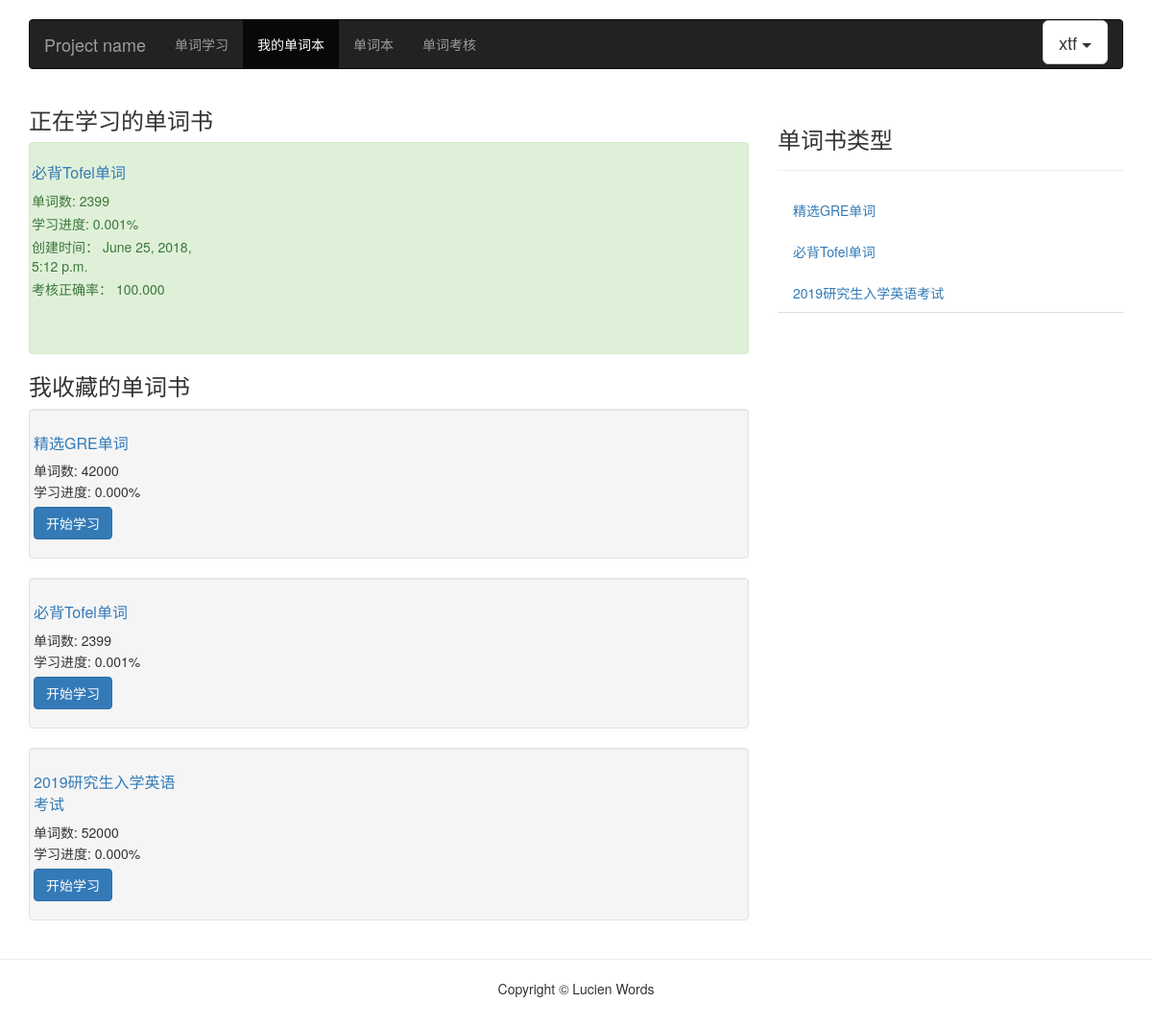
Screenshot of /account/learn/wordbook/mine (signed in) with the database file from the repository.
### learn/models.py (models this page shows, shortened)
class WordBook(models.Model):
    title = models.CharField(blank=True, max_length=50,
                                   verbose_name=u"书名")
    description = models.CharField(blank=True, max_length=200,
                                   verbose_name=u"描述")
    uploaded_user = models.ForeignKey(User, verbose_name=u"上传人", on_delete=models.CASCADE)
    word_num = models.IntegerField(default=1000, verbose_name=u"单词数")
    class Meta:
        verbose_name = u"单词本"
        verbose_name_plural = verbose_name

class LearningRecord(models.Model):
    user = models.ForeignKey(User, verbose_name=u"用户", on_delete=models.CASCADE)
    wordbook = models.ForeignKey(WordBook, verbose_name=u"单词本", on_delete=models.CASCADE)
    islearning = models.IntegerField(default=0, verbose_name=u"正在学习")
    learn_time = models.DateTimeField(default=datetime.now,
                                      verbose_name=u"学习时间")
    duration = models.IntegerField(default=0, verbose_name=u"学习时长")
    correct_rate = models.IntegerField(default=100, verbose_name=u"正确率")
    haslearned = models.IntegerField(default=0, verbose_name=u"已经学习")
    class Meta:
        verbose_name = u"学习记录"
        verbose_name_plural = verbose_name

### learn/views.py (the view, shortened to what this page needs)
# urls.py: path('wordbook/mine', views.mywordbook, name='mywordbook'),
@login_required
def mywordbook(request):
    passed = {}
    user = request.user
    passed['username'] = user.username
    passed['wordbook_info'] = get_all_books()
    print(request.method)
    userplans = LearningPlan.objects.filter(user=user)
    plan_books = []
    for plan in userplans:
        record = LearningRecord.objects.get(user=user, wordbook=plan.wordbook)
        if record.islearning:
            passed['learningbook'] = plan.wordbook.title
            passed['learningbook_num'] = plan.wordbook.word_num
            passed['learningbook_rate'] = 0 if plan.wordbook.word_num == 0 else "%.3f" % (record.haslearned/plan.wordbook.word_num)
            passed['learning_book_time'] = record.learn_time
            passed['learning_book_score'] = "%.3f" % record.correct_rate
            passed['learningbook_id'] = plan.wordbook.id
        info = {}
        info['title'] = plan.wordbook.title
        info['num'] = plan.wordbook.word_num
        if plan.wordbook.word_num == 0:
            info['rate'] = float(0)
        else:
            info['rate'] = "%.3f" % (record.haslearned/plan.wordbook.word_num)
        info['book_id'] = plan.wordbook.id
        plan_books.append(info)
    passed['plan_book'] = plan_books
    if request.method == "GET":
        return render(request, 'mywordbook.html', passed)
    else:
        return HttpResponse(json.dumps(passed, cls=DateEncoder), content_type='application/json')

### learn/views.py (called while the page is built)
def get_all_books():
    all_wordbooks = WordBook.objects.all()
    wordbook_info = []
    for wordbook in all_wordbooks:
        info = {}
        info['title'] = wordbook.title
        info['description'] = wordbook.description
        info['uploaded_user'] = wordbook.uploaded_user.username
        info['word_num'] = wordbook.word_num
        info['wordbook_id'] = wordbook.id
        wordbook_info.append(info)
    return wordbook_info

### learn/templates/mywordbook.html (shortened to what this page needs)
<!DOCTYPE html>
{% load static %}
<html lang="zh-CN">
  <head>
    <link href="https://cdn.bootcss.com/bootstrap/3.3.7/css/bootstrap.min.css" rel="stylesheet">
    <link href="{% static 'css/font-awesome.min.css' %}" rel="stylesheet">
    <link href="{% static 'css/ie10-viewport-bug-workaround.css'%}" rel="stylesheet">
    <link href="{% static 'css/navbar.css'%}" rel="stylesheet">
    <link rel="stylesheet" type="text/css" href="{% static 'css/wordbook.css'%}">
  </head>
  <body>
    <div class="container">
      <nav class="navbar navbar-inverse">
        <div class="container-fluid">
          <div class="navbar-header">
            <a class="navbar-brand" href="#">Project name</a>
          </div>
          <div id="navbar" class="navbar-collapse collapse">
            <ul class="nav navbar-nav">
              <li><a href="{% url 'learn:learnindex' %}">单词学习</a></li>
              <li class="active"><a href="{% url 'learn:mywordbook' %}">我的单词本</a></li>
              <li><a href="{% url 'learn:wordbook' %}">单词本</a></li>
              <li><a href="{% url 'learn:voctest' %}">单词考核</a></li>
            </ul>
            <ul class="nav navbar-nav navbar-right">
              <div class="btn-group">
              <button type="button" class="btn btn-default btn-lg dropdown-toggle" data-toggle="dropdown" aria-haspopup="true" aria-expanded="false">
                {{username}} <span class="caret"></span>
              </button>
            </div>
            </ul>
          </div>
        </div>
      </nav>
    </div>
      <div class="container">
        <div class="row">
          <div class="col-sm-8 col-md-8">
                <div class="tabbable">
                        <div class="tab-content">
                            <div class="tab-pane active" id="wordbook-tab">
                                <h3>正在学习的单词书</h3>
                                <div class="alert alert-success" role="alert">
                                    <div class="row">
                                        <div class="col-md-3 wordbook-detail-container">
                                            <div class="row">
                                                <div class="wordbook-basic-info span">
                                                    <div title="{{ learningbook }}" class="wordbook-learning-title">
                                                        <a href="{% url 'learn:wordbookunit' %}?id={{learningbook_id}}" id="learningbook">{{ learningbook }}</a>
                                                    </div>
                                                    <div class="wordbook-learning">
                                                        <span>单词数: </span> <span id="learningbook_num">{{ learningbook_num }}</span><br/>
                                                    </div>
                                                    <div class="wordbook-learning">
                                                        <span>学习进度: </span> <span id="learningbook_rate">{{ learningbook_rate }}&#37;</span>
                                                    </div>
                                                    <div class="wordbook-learning">
                                                        <span>创建时间： </span> <span id="learning_book_time">{{ learning_book_time }}</span>
                                                    </div>
                                                    <div class="wordbook-learning">
                                                            <span>考核正确率： </span> <span id="learning_book_scores">{{ learning_book_score }}</span>
                                                    </div>
                                                </div>
                                            </div>
                                        </div>
                                    </div>
                                </div>
                                <h3>我收藏的单词书</h3>
                                {% for book in plan_book %}
                                <div class="well">
                                    <div class="row">
                                        <div class="col-md-3 wordbook-detail-container">
                                            <div class="row">
                                                <div class="wordbook-basic-info span">
                                                    <div title="{{book.title}}" class="wordbook-title">
                                                        <a href="{% url 'learn:wordbookunit' %}?id={{book.book_id}}">{{book.title}}</a>
                                                    </div>
                                                    <div class="wordbook-count">
                                                        <span>单词数: </span>{{book.num}}<br/>
                                                    </div>
                                                    <div id="wordbook-master-percent" class="wordbook-info">
                                                        <span>学习进度: </span> {{book.rate}}&#37;
                                                    </div>
                                                    <div class="activate">
                                                        <button class="btn btn-primary btn-start-to-learn-wordbook" data-toggle="modal" data-target="#myModal{{book.book_id}}">开始学习</button>
                                                    </div>
                                                </div>
                                            </div>
                                        </div>
                                    </div>
                                </div>
                                {% endfor %}
                            </div>
                        </div>
                    </div>
          </div>
          <div class="col-sm-4 col-md-4">
            <div class="page-header">
                    <h3>单词书类型</h3>
            </div>
            <ul class="nav nav-tabs nav-stacked">
                {% for book in wordbook_info %}
                    <li data="10"><a href="{% url 'learn:wordbookunit' %}?id={{book.wordbook_id}}">{{book.title}}</a></li>
                {% endfor %}
            </ul>
          </div>
        </div>
      </div>
    <hr>
    <footer>
        <div class="row">
            <div class="col-lg-12">
                <p class="text-center">Copyright &copy; Lucien Words</p>
            </div>
        </div>
    </footer>
  </body>
</html>

### static/css/navbar.css (style rules this page uses)
body { padding-top: 20px; padding-bottom: 20px; }
.navbar { margin-bottom: 20px; }

### static/css/wordbook.css (style rules this page uses)
html { overflow-y: scroll; }
.wordbook-detail-container .wordbook-title { font-size: 16px; padding: 5px 0; max-width: 150px; }
.wordbook-detail-container .wordbook-count { padding: 2px 0px; }
.wordbook-detail-container .row { position: relative; }
.wordbook-detail-container .wordbook-basic-info { margin-bottom: 40px; }
.wordbook-detail-container .btn-start-to-learn-wordbook { position: absolute; bottom: 0; }
.wordbook-detail-container .wordbook-learning { padding: 2px 2px; }
.wordbook-detail-container .wordbook-learning-title { font-size: 16px; padding: 5px 2px; max-width: 150px; }

### rows the page displays
WordBook: title "必背Tofel单词", title "必背Tofel单词", title "必背Tofel单词"
LearningRecord: learn_time "June 25, 2018, 5:12 p.m."
WordBook: title "精选GRE单词", title "精选GRE单词"
WordBook: title "2019研究生入学英语考试", title "2019研究生入学英语考试"

### other values shown
{{ username }} "xtf"
{{ learningbook_num }} "2399"
{{ learningbook_rate }} "0.001"
{{ learning_book_score }} "100.000"
{{ book.num }} "42000" "2399" "52000"
{{ book.rate }} "0.000" "0.001" "0.000"
